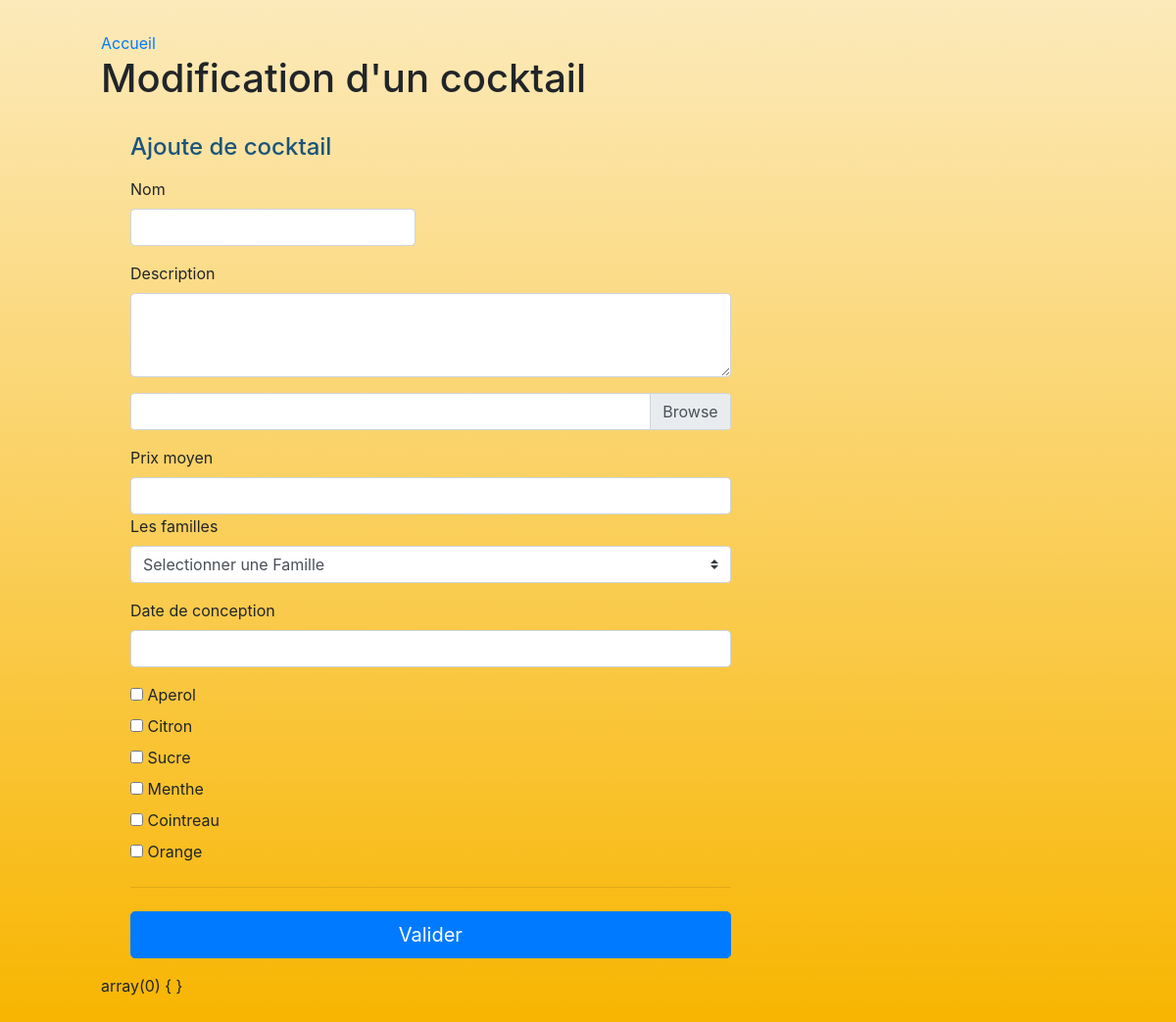
The page /change_cocktail.php on the database its author committed.
### tables this page shows
CREATE TABLE `Ingredient` (
  `id` int(11) NOT NULL,
  `nom` varchar(20) NOT NULL
);

### change_cocktail.php (called while the page is built, shortened)
<?php
require 'models/cocktail.php';
$onecock = oneCocktail();
$allIngredients = allIngredients();
include 'templates/change_cocktail.phtml';
$aaa = ingredientsCocktails($_POST['id']);
var_dump($aaa);
?>

### models/cocktail.php (called while the page is built, shortened)
<?php
function oneCocktail()
{
    $connect1 = bipbip();
    $querycoktail = $connect1-> prepare('SELECT *, cocktail.id as idCocktail FROM `Cocktail` JOIN Famille ON Famille.id = Cocktail.idFamille
    WHERE Cocktail.id = :search ');
    $querycoktail->execute(['search' => $_GET['id']]);
   return  $resCocktail = $querycoktail->fetch(PDO::FETCH_ASSOC);
}
function allIngredients(){
    $connect1 = bipbip();
    $queryAllIngredient = $connect1->prepare('SELECT * FROM `Ingredient`');
    $queryAllIngredient->execute();
    return $res = $queryAllIngredient->fetchAll(PDO::FETCH_ASSOC);
}

### templates/change_cocktail.phtml (the view, shortened to what this page needs)
<!DOCTYPE html>
<html lang="fr">
<head>
    <link rel="stylesheet" href="www/css/cocktails.css">
    <link rel="stylesheet" href="https://stackpath.bootstrapcdn.com/bootstrap/4.3.1/css/bootstrap.min.css">
</head>
<body class="container-fluid">
    <nav>
        <a href="index.php">Accueil</a>
        <h1>Modification d'un cocktail</h1>
    </nav>
    <div class="container">
        <div class="col-md-8 order-md-1">
          <h4 class="mb-3">Ajoute de cocktail</h4>
          <form class="needs-validation" method="POST" enctype="multipart/form-data">
            <div class="row">
              <div class="col-md-6 mb-3">
                <label for="nom"> Nom</label>
                <input type="text" class="form-control" id="nom" name="nomForm" value="<?php echo $onecock['nom'] ?>" required>
              </div>
            </div>
            <div class="form-group">
                <label for="description">Description</label>
                <textarea class="form-control" id="description" rows="3" name="descriptionForm" ><?php echo $onecock['description']?>
                </textarea>
            </div>
            <div class="input-group mb-3">
                <div class="custom-file">
                    <label class="custom-file-label" for="imgproduit"><?php echo $onecock['urlPhoto']?></label>
                </div>
            </div>
            <div class="mb-3">
              <label for="prixMoy">Prix moyen</label>
              <input type="text" class="form-control" id="prixMoy" name="PrixMoyForm" value="<?php echo $onecock['prixMoyen']?>"
            </div>
            <div class="form-group">
                <label for="exampleFormControlSelect2">Les familles </label>
                <select class="custom-select" name="idFamilleForm">
                    <option selected>Selectionner une Famille</option>
                </select>
            </div>
            <div class="mb-3">
              <label for="dateConception">Date de conception </label>
              <input type="text" class="form-control" id="dateConception" name="dateConceptionForm" value="<?php echo substr($onecock['dateConception'],0,4)?>">
            </div>
<div>
<?php foreach($allIngredients as $ingredient){ ?>
  <label>
  <input type="checkbox" name="ingredients[]" value="<?php echo $ingredient['id']?>" <?php ?> > <?= $ingredient['nom']?>
  </label><br>
<?php }?>
</div>
            <hr class="mb-4">
            <button class="btn btn-primary btn-lg btn-block" type="submit">Valider</button>
          </form>
        </div>
      </div>
</body>
</html>

### www/css/cocktails.css (style rules this page uses)
* { box-sizing: border-box; }
body { background: linear-gradient(to bottom, #fceabb, #f8b500); font-family: Montserrat, sans-serif; max-width: 1024px; min-height: 100vh; padding: 2rem 0; }
h4 { color: #19547b; }
nav { margin-bottom: 2rem; width: 100%; }

### rows shown on the page
ingredient: nom "Aperol"
ingredient: nom "Citron"
ingredient: nom "Sucre"
ingredient: nom "Menthe"
ingredient: nom "Cointreau"
ingredient: nom "Orange"
